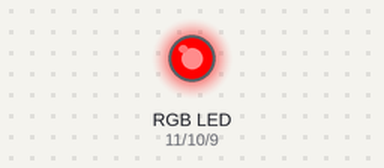
Recording of a sketch running on a simulated Arduino Uno, built with avr-gcc and run on an emulated ATmega328P. On the bench: an RGB LED mixed from three pins (HIGH = lit).

Above: at 0.5 s.
At 1.5 s:
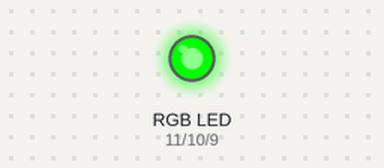
At 2.5 s:
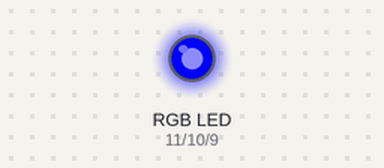
At 3.5 s:
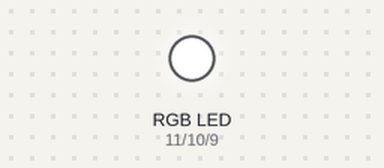
At 4.5 s:
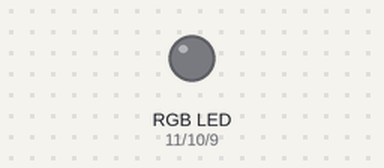
Timing chart, 0 to 6.5 s (numbered marks = the images above):
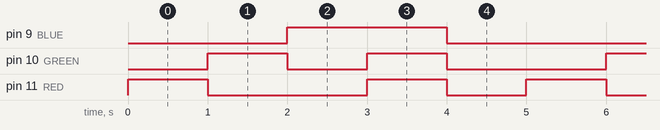

The sketch:

RGB_led_Module.ino
```cpp
#define RED   (11)
#define GREEN (10)
#define BLUE  (9)

void setup() {
  pinMode(RED,  OUTPUT);
  pinMode(GREEN, OUTPUT);
  pinMode(BLUE, OUTPUT);
}

void loop() {
  setColor(0xFF, 0x00, 0x00);
  delay(1000);
  setColor(0x00, 0xFF, 0x00);
  delay(1000);
  setColor(0x00, 0x00, 0xFF);
  delay(1000);
  setColor(0xFF, 0xFF, 0xFF);
  delay(1000);
  setColor(0x00, 0x00, 0x00);
  delay(1000);
}

void setColor(int R, int G,  int B) {
  analogWrite(RED, R);
  analogWrite(GREEN, G);
  analogWrite(BLUE, B);
}
```

Measured:
- by itself, pin 9 (BLUE): alternates HIGH for 2.0 s and LOW for 3.0 s
- by itself, pin 10 (GREEN): repeats every 5.0 s: LOW 1.0 s, HIGH 1.0 s, LOW 2.0 s, HIGH 1.0 s
- by itself, pin 11 (RED): repeats every 5.0 s: LOW 2.0 s, HIGH 1.0 s, LOW 1.0 s, HIGH 1.0 s
